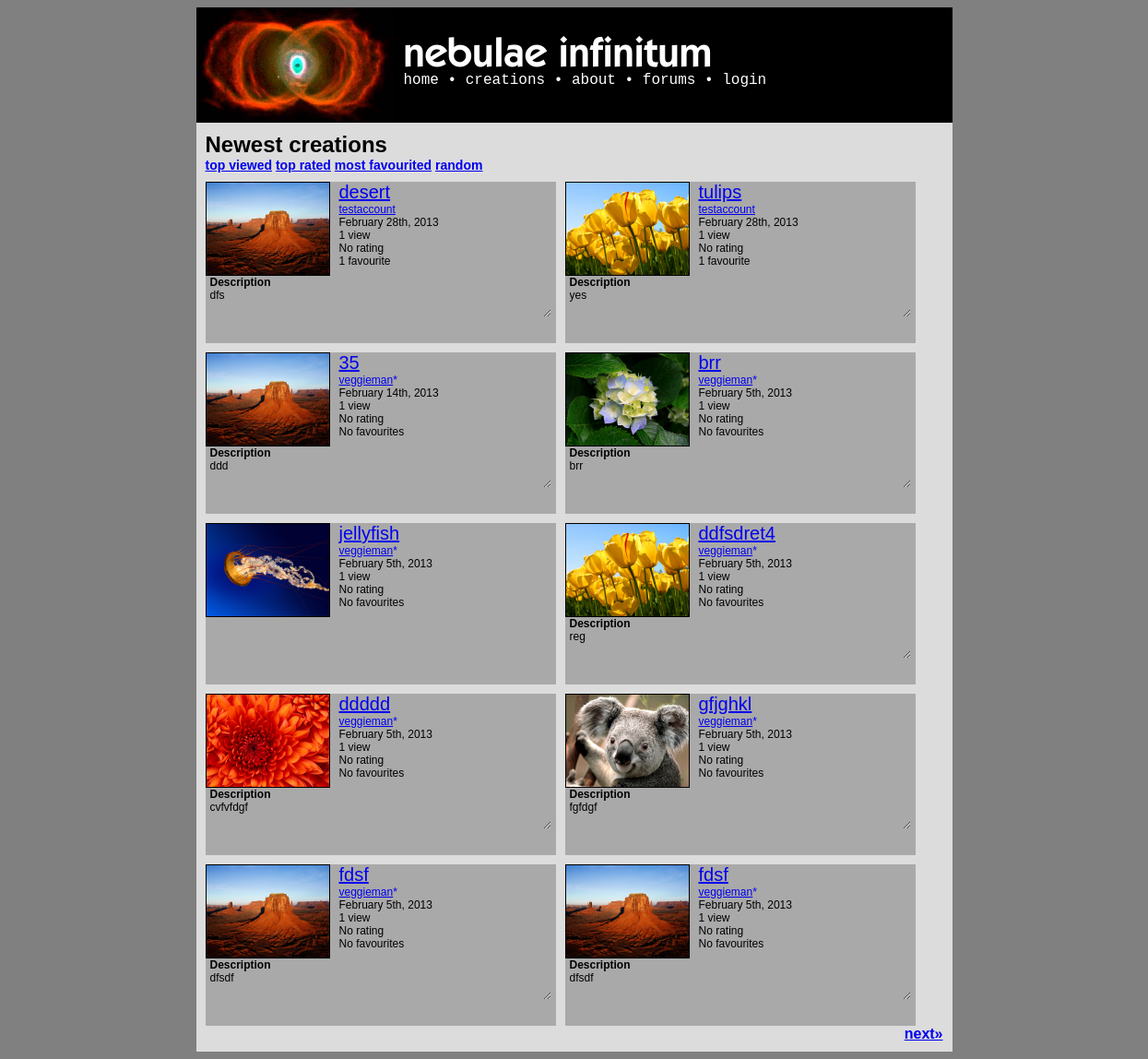
The app's page /creations.php, older data.
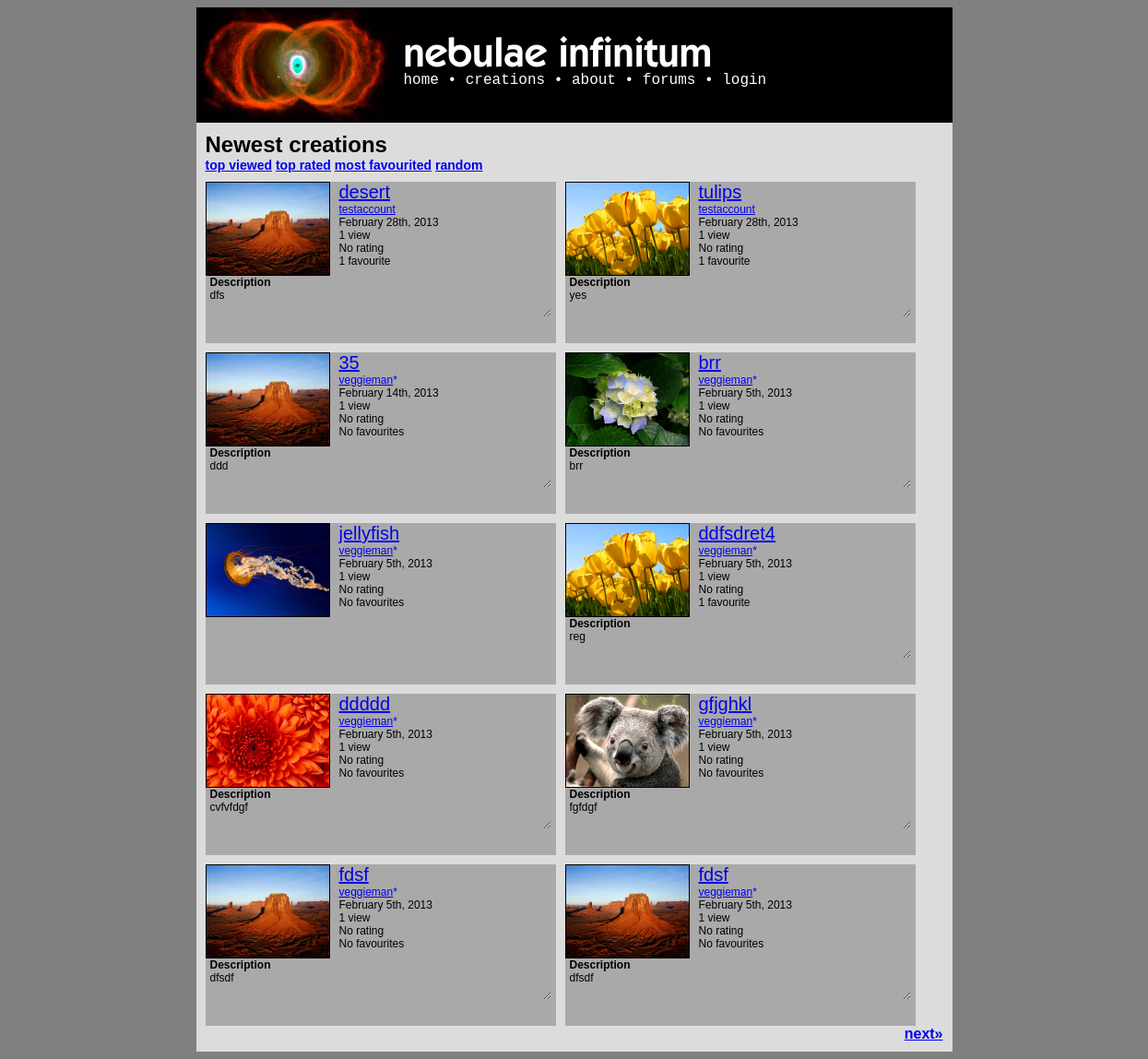
The same page, newer data.
### tables this page shows
CREATE TABLE IF NOT EXISTS `creations` (
  `id` int(50) NOT NULL AUTO_INCREMENT,
  `name` varchar(50) NOT NULL,
  `type` enum('writing','flash','scratch','artwork','audio') NOT NULL,
  `ownerid` int(25) NOT NULL,
  `created` timestamp NULL DEFAULT NULL,
  `modified` timestamp NULL DEFAULT CURRENT_TIMESTAMP,
  `hidden` enum('no','censored','flagged','approved','byowner','deleted') NOT NULL DEFAULT 'no',
  `filetype` varchar(7) NOT NULL,
  `filename` varchar(25) NOT NULL,
  `descr` text,
  `advisory` text,
  `views` int(11) NOT NULL DEFAULT '0',
  `favourites` int(11) NOT NULL DEFAULT '0',
  `rating` decimal(2,1) NOT NULL DEFAULT '0.0',
  `license` enum('copyright','cc-0','cc-by','cc-by-nd','cc-by-sa','cc-by-nc','cc-by-nc-nd','cc-by-nc-sa','mit','gpl','bsd') NOT NULL DEFAULT 'copyright',
  PRIMARY KEY (`id`)
);

CREATE TABLE IF NOT EXISTS `users` (
  `id` int(50) NOT NULL AUTO_INCREMENT,
  `username` varchar(25) NOT NULL,
  `registered` timestamp NOT NULL DEFAULT CURRENT_TIMESTAMP,
  `rank` enum('user','mod','admin') NOT NULL DEFAULT 'user',
  `password` varchar(64) NOT NULL,
  `location` varchar(50) DEFAULT NULL,
  `banstatus` enum('unbanned','banned','deleted') NOT NULL DEFAULT 'unbanned',
  `banneduntil` date DEFAULT NULL,
  `bandate` date DEFAULT NULL,
  `icon` varchar(50) DEFAULT NULL,
  `about` text,
  `age` int(3) DEFAULT NULL,
  `gender` varchar(1) DEFAULT NULL,
  `email` varchar(50) NOT NULL,
  `registerip` varchar(20) NOT NULL,
  `banreason` text,
  `sb2player` enum('flash','js') NOT NULL DEFAULT 'flash',
  `notifications` enum('all','noreplies','nocomments','none') NOT NULL DEFAULT 'all',
  PRIMARY KEY (`id`)
);

### config/functions.php (called while the page is built, shortened)
<?php
function bbcode_parse_description($text){
	$bbcode = new BBCode;
	$bbcode->RemoveRule('acronym');
	$bbcode->RemoveRule('color');
	$bbcode->RemoveRule('size');
	$bbcode->RemoveRule('quote');
	$bbcode->RemoveRule('font');
	$bbcode->RemoveRule('wiki');
	$bbcode->RemoveRule('img');
	$bbcode->RemoveRule('rule');
	$bbcode->RemoveRule('br');
	$bbcode->RemoveRule('center');
	$bbcode->RemoveRule('left');
	$bbcode->RemoveRule('right');
	$bbcode->RemoveRule('indent');
	$bbcode->RemoveRule('columns');
	$bbcode->RemoveRule('nextcol');
	$bbcode->RemoveRule('code');
	$bbcode->RemoveRule('list');
	$bbcode->RemoveRule('*');
	return $bbcode->Parse($text);
}
?>

### creations.php (the view, shortened to what the changed rows need)
<?php
$mode="newest";
if(isset($_GET['page'])) $page=(int)$_GET['page'];
else $page=1;
switch($mode){
	case "newest":
	default:
		$creations=mysql_query("SELECT * FROM creations WHERE hidden='no' OR hidden='approved' ORDER BY created DESC LIMIT ".($page*10-10).",10");
}
require_once("templates/creations_template.php");
function displayCreations($mysql,$cur_user,$admin){
	if(isset($mysql)){
		while($creation=mysql_fetch_array($mysql)){
			$user=mysql_fetch_array(mysql_query("SELECT * FROM users WHERE id=".$creation['ownerid']));
			echo '<div class="creationblock">';
			if(file_exists('data/thumbs/'.$creation['id'].'.png')) echo '<a href="creation.php?id='.$creation['id'].'"><img class="creationblockthumb" src="data/thumbs/'.$creation['id'].'.png"/></a>';
			else echo '<a href="creation.php?id='.$creation['id'].'"><img class="creationblockthumb" src="data/thumbs/default.png"/></a>';
			$creationtitle=strlen(stripslashes($creation['name']))>20?substr(stripslashes($creation['name']),0,20)."&hellip;":stripslashes($creation['name']);
			echo '<div class="creationblockhead"><a href="creation.php?id='.$creation['id'].'" class="creationblocktitle">'.$creationtitle.'</a>';
			echo '<div><a href="user.php?id='.$user['id'].'">'.$user['username'].'</a>';if ($user['rank'] == "admin" || $user['rank'] == "mod") echo '<a href="info/staff.php" style="text-decoration:none;">'.STAFF_SYMBOL.'</a>';echo "</div>";
			echo '<div>'.date("F jS, Y", strtotime($creation['created'])).'</div>';
			switch($creation['views']){
				case 1:
					$views="1 view";
					break;
			}
			echo '<div>'.$views.'</div>';
			$rating=($creation['rating']==0)?"No rating":"Rated ".$creation['rating'];
			echo '<div>'.$rating.'</div>';
			switch($creation['favourites']){
				case 1:
					$favourites="1 favourite";
					break;
				case 0:
					$favourites="No favourites";
					break;
			}
			echo '<div>'.$favourites.'</div></div>';
			if(isset($creation['descr'])&&trim($creation['descr'])!=""){
				$creationdesc=str_replace("<br />\n<br />\n"," ",bbcode_parse_description(stripslashes($creation['descr'])));
				echo '<div class="creationblockdesc"><strong style="display:block">Description</strong>'.$creationdesc.'</div>';
			}
			echo '</div>';
		}
	}
	else echo 'An error occurred. Please try reloading the page or, if the error continues to occur, contact a <a href="info/admin.php">site administrator</a>.';
}
?>

### config/include/nbbc.php (shortened to what the changed rows need)
<?php
class BBCodeLexer {
var $state;
var $input;
var $ptr;
var $verbatim;
function BBCodeLexer($string, $tagmarker = '[') {
$regex_beginmarkers = Array( '[' => '\[', '<' => '<', '{' => '\{', '(' => '\(' );
$regex_endmarkers = Array( '[' => '\]', '<' => '>', '{' => '\}', '(' => '\)' );
$endmarkers = Array( '[' => ']', '<' => '>', '{' => '}', '(' => ')' );
$e = $regex_endmarkers[$tagmarker];
$b = $regex_beginmarkers[$tagmarker];
$this->pat_main = "/( "
. "{$b}"
. "(?! -- | ' | !-- | {$b}{$b} )"
. "(?: [^\\n\\r{$b}{$e}] | \\\" [^\\\"\\n\\r]* \\\" | \\' [^\\'\\n\\r]* \\' )*"
. "{$e}"
. "| {$b}{$b} (?: [^{$e}\\r\\n] | {$e}[^{$e}\\r\\n] )* {$e}{$e}"
. "| {$b} (?: -- | ' ) (?: [^{$e}\\n\\r]* ) {$e}"
. "| {$b}!-- (?: [^-] | -[^-] | --[^{$e}] )* --{$e}"
. "| -----+"
. "| \\x0D\\x0A | \\x0A\\x0D | \\x0D | \\x0A"
. "| [\\x00-\\x09\\x0B-\\x0C\\x0E-\\x20]+(?=[\\x0D\\x0A{$b}]|-----|$)"
. "| (?<=[\\x0D\\x0A{$e}]|-----|^)[\\x00-\\x09\\x0B-\\x0C\\x0E-\\x20]+"
. " )/Dx";
$this->input = preg_split($this->pat_main, $string, -1, PREG_SPLIT_DELIM_CAPTURE);
$this->ptr = 0;
$this->unget = false;
$this->state = BBCODE_LEXSTATE_TEXT;
$this->verbatim = false;
}
function NextToken() {
while (true) {
if ($this->ptr >= count($this->input)) {
return $this->token = BBCODE_EOI;
}
$this->text = preg_replace("/[\\x00-\\x08\\x0B-\\x0C\\x0E-\\x1F]/", "",
$this->input[$this->ptr++]);
if ($this->verbatim) {
$this->tag = false;
if ($this->state == BBCODE_LEXSTATE_TEXT) {
$this->state = BBCODE_LEXSTATE_TAG;
$token_type = BBCODE_TEXT;
}
else {
$this->state = BBCODE_LEXSTATE_TEXT;
switch (ord(substr($this->text, 0, 1))) {
case 10:
case 13:
$token_type = BBCODE_NL;
break;
default:
$token_type = BBCODE_WS;
break;
case 45:
case 40:
case 60:
case 91:
case 123:
$token_type = BBCODE_TEXT;
break;
}
}
if (strlen($this->text) > 0)
return $this->token = $token_type;
}
else if ($this->state == BBCODE_LEXSTATE_TEXT) {
$this->state = BBCODE_LEXSTATE_TAG;
if (strlen($this->text) > 0)
return $this->token = BBCODE_TEXT;
}
}
}
}
class BBCode {
var $current_class;
var $root_class;
var $allow_ampersand;
var $tag_marker;
var $plain_mode;
var $detect_urls;
var $output_limit;
var $enable_smileys;
var $debug;
function BBCode() {
$this->defaults = new BBCodeLibrary;
$this->enable_smileys = false;
$this->pre_trim = "";
$this->post_trim = "";
$this->root_class = 'block';
$this->tag_marker = '[';
$this->current_class = $this->root_class;
$this->debug = false;
$this->output_limit = 0;
$this->plain_mode = false;
$this->detect_urls = false;
}
function GetDefaultWikiURL() { return '/?page='; }
function GetDefaultLocalImgDir() { return "img"; }
function GetDefaultLocalImgURL() { return "img"; }
function GetDefaultRuleHTML() { return "\n<hr class=\"bbcode_rule\" />\n"; }
function GetDefaultSmileyDir() { return "smileys"; }
function GetDefaultSmileyURL() { return "smileys"; }
function HTMLEncode($string) {
if (!$this->allow_ampersand)
return htmlspecialchars($string);
else return str_replace(Array('<', '>', '"'),
Array('&lt;', '&gt;', '&quot;'), $string);
}
function FixupOutput($string) {
if (!$this->detect_urls) {
$output = $this->Internal_ProcessSmileys($string);
}
return $output;
}
function Internal_ProcessSmileys($string) {
if (!$this->enable_smileys || $this->plain_mode) {
$output = $this->HTMLEncode($string);
}
return $output;
}
function Internal_CollectTextReverse($array, $start = 0, $end = 0) {
for ($start = intval($start); $start >= $end; $start--)
print $array[$start][BBCODE_STACK_TEXT];
$output = ob_get_contents();
return $output;
}
function Internal_GenerateOutput($pos) {
$output = Array();
while (count($this->stack) > $pos) {
$token = array_pop($this->stack);
if ($token[BBCODE_STACK_TOKEN] != BBCODE_TAG) {
$output[] = $token;
}
}
return $output;
}
function Internal_ComputeCurrentClass() {
if (count($this->stack) > 0)
$this->current_class = $this->stack[count($this->stack)-1][BBCODE_STACK_CLASS];
else $this->current_class = $this->root_class;
}
function Parse($string) {
$this->lexer = new BBCodeLexer($string, $this->tag_marker);
$this->lexer->debug = $this->debug;
$old_output_limit = $this->output_limit;
$this->stack = Array();
while (true) {
if (($token_type = $this->lexer->NextToken()) == BBCODE_EOI) {
break;
}
switch ($token_type) {
case BBCODE_TEXT:
$this->stack[] = Array(
BBCODE_STACK_TOKEN => BBCODE_TEXT,
BBCODE_STACK_TEXT => $this->FixupOutput($this->lexer->text),
BBCODE_STACK_TAG => false,
BBCODE_STACK_CLASS => $this->current_class,
);
break;
}
}
$result = $this->Internal_GenerateOutput(0);
$result = $this->Internal_CollectTextReverse($result, count($result) - 1);
$this->output_limit = $old_output_limit;
return $result;
}
}

Row changes from the older to the newer data that the page shows:
changed creations "ddfsdret4": favourites "No favourites" → "1 favourite"
